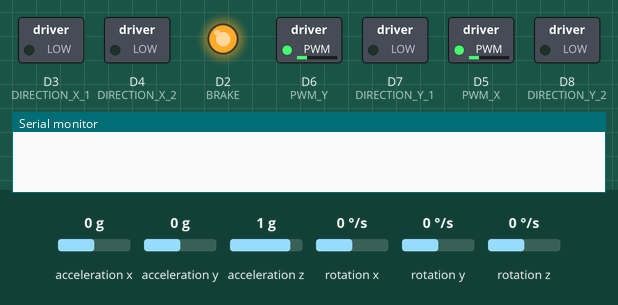
This sketch was run on a simulated ESP8266 (NodeMCU). Parts: switched loads named in the sketch (green lamp = pin HIGH), output pins drawn as LEDs (lit = HIGH), the last lines printed to the serial monitor. Wiring (inferred from the names in the program): MPU-6050 motion sensor at I2C address 0x68. Inputs (shaded band) come from the test bench; at power-on: acceleration x 0 g, acceleration y 0 g, acceleration z 1 g, rotation x 0 °/s, rotation y 0 °/s, rotation z 0 °/s.

Above: at 0.1 s.
At 14.9 s:
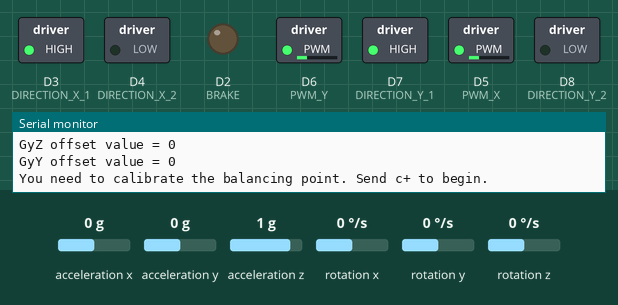
Timing chart, 0 to 16.4 s (numbered marks = the images above):
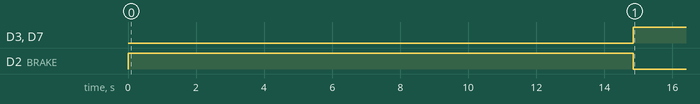

Measured:
- by itself, D3 (DIRECTION_X_1), D7 (DIRECTION_Y_1): LOW → HIGH at 14.8 s
- by itself, D2 (BRAKE): HIGH → LOW at 14.8 s

The sketch:

ACSD_2_axis_balancing_stick.ino
```cpp
#include <Wire.h>
//#include <BluetoothSerial.h>

//#define bluetoothModuleSerial Serial1
// Create a BluetoothSerial object
// Serial port that the bluetooth module is connected
// Verbose mode: true
//BluetoothSerial blueSerial(bluetoothModuleSerial, true);

// IMU Configs
#define MPU6050       0x68         // Device address
#define ACCEL_CONFIG  0x1C         // Accelerometer configuration address
#define GYRO_CONFIG   0x1B         // Gyro configuration address
#define PWR_MGMT_1    0x6B
#define PWR_MGMT_2    0x6C

// Motor driver
#define BRAKE         D2           // Standby pin; must be HIGH for driver to be "ON"
#define PWM_X         D5
#define PWM_Y         D6
#define DIRECTION_X_1   D3
#define DIRECTION_X_2   D4
#define DIRECTION_Y_1   D7
#define DIRECTION_Y_2   D8


float K1 = 70;
float K2 = 5.15;
float K3 = 0.035;
float loop_time = 10;

float alpha = 0.4;

struct OffsetsObj {
  int ID;
  float X;
  float Y;
};

OffsetsObj offsets;

int pwm_X, pwm_Y = 0;
byte brake_t = 1;   // stabdis - '0 stop'

int32_t motor_speed_pwmX;
int32_t motor_speed_pwmY;

uint32_t timer;
long currentT, previousT_1, previousT_2 = 0;

/* IMU Data */
int16_t  AcX, AcY, AcZ;
int32_t GyZ, GyX, GyY, gyroZ, gyroY;

//Sensor output scaling
#define accSens 0             // 0 = 2g, 1 = 4g, 2 = 8g, 3 = 16g
#define gyroSens 1            // 0 = 250rad/s, 1 = 500rad/s, 2 1000rad/s, 3 = 2000rad/s
#define Gyro_amount 0.0     //percent of gyro in complementary filter

//IMU offset values
int16_t  AcX_offset = 0;
int16_t  AcY_offset = 0;
int16_t  AcZ_offset = 0;
int16_t  GyZ_offset = 0;
int16_t  GyY_offset = 0;
int32_t  GyZ_offset_sum = 0;
int32_t  GyY_offset_sum = 0;

float robot_angleX, robot_angleY;
float angleX, angleY;
float Acc_angleX, Acc_angleY;
float gyroZfilt, gyroYfilt;

bool vertical = false;
bool calibrating = false;
bool calibrated = false;

uint8_t i2cData[14]; // Buffer for I2C data


void setup() {
  // UPDATE THESE OFFSETS AFTER THE CALIBRATION
  // SET ID TO 11 TO INDICATE CALIBRATION HAS BEEN PERFORMED
  offsets.ID = 10;
  offsets.X = 0.0;
  offsets.Y = 0.0;

  Serial.begin(115200);
  // Start communication with bluetooth device
//  bluetoothModuleSerial.begin(115200);

  pinMode(BRAKE, OUTPUT);
  pinMode(DIRECTION_X_1, OUTPUT);
  pinMode(DIRECTION_X_2, OUTPUT);
  pinMode(DIRECTION_Y_1, OUTPUT);
  pinMode(DIRECTION_Y_2, OUTPUT);

//  InitTimersSafe();
//  SetPinFrequencySafe(PWM_X, 20000);
//  SetPinFrequencySafe(PWM_Y, 20000);

  analogWrite(PWM_X, 255);
  analogWrite(PWM_Y, 255);
  digitalWrite(BRAKE, HIGH);             // turns on the motor driver
  delay(1000);

  if (offsets.ID == 11) calibrated = true;
    else calibrated = false;
  Serial.println("Calibrating gyroscope...");
  angle_setup();
}


void writeTo(byte device, byte address, byte value) {
  Wire.beginTransmission(device);
  Wire.write(address);
  Wire.write(value);
  Wire.endTransmission(true);
}


//setup MPU6050
void angle_setup() {
  Wire.begin();
  delay (100);
  writeTo(MPU6050, PWR_MGMT_1, 0);
  writeTo(MPU6050, ACCEL_CONFIG, accSens << 3); // Specifying output scaling of accelerometer
  writeTo(MPU6050, GYRO_CONFIG, gyroSens << 3); // Specifying output scaling of gyroscope
  delay (100);

  // calc Y gyro offset by averaging 1024 values
  for (int i = 0; i < 1024; i++) {
    angle_calc();
    GyZ_offset_sum += GyZ;
    delay(5);
  }
  GyZ_offset = GyZ_offset_sum >> 10;
  Serial.print("GyZ offset value = "); Serial.println(GyZ_offset);


  for (int i = 0; i < 1024; i++) {
    angle_calc();
    GyY_offset_sum += GyY;
    delay(5);
  }
  GyY_offset = GyY_offset_sum >> 10;
  Serial.print("GyY offset value = "); Serial.println(GyY_offset);

}

void angle_calc() {

  // Read gyroscope data
  Wire.beginTransmission(MPU6050);
  Wire.write(0x43);
  Wire.endTransmission(false);
  Wire.requestFrom(MPU6050, 6, true);
  GyX = Wire.read() << 8 | Wire.read(); // Read gyroscope X-axis data
  GyY = Wire.read() << 8 | Wire.read(); // Read gyroscope Y-axis data
  GyZ = Wire.read() << 8 | Wire.read(); // Read gyroscope Z-axis data

  // Read accelerometer data
  Wire.beginTransmission(MPU6050);
  Wire.write(0x3B);
  Wire.endTransmission(false);
  Wire.requestFrom(MPU6050, 6, true);
  AcX = Wire.read() << 8 | Wire.read(); // Read accelerometer X-axis data
  AcY = Wire.read() << 8 | Wire.read(); // Read accelerometer Y-axis data
  AcZ = Wire.read() << 8 | Wire.read(); // Read accelerometer Z-axis data

  // Apply offsets to accelerometer and gyroscope data
  AcX += AcX_offset;
  AcY += AcY_offset;
  AcZ += AcZ_offset;
  GyZ -= GyZ_offset;
  GyY -= GyY_offset;

  // Calculate X-axis angle
  robot_angleX += GyZ * loop_time / 1000 / 65.536;
  Acc_angleX = atan2(AcY, -AcX) * 57.2958; // Calculate angle from accelerometer data
  robot_angleX = robot_angleX * Gyro_amount + Acc_angleX * (1.0 - Gyro_amount);

  // Calculate Y-axis angle
  robot_angleY += GyY * loop_time / 1000 / 65.536;
  Acc_angleY = -atan2(AcZ, -AcX) * 57.2958; // Calculate angle from accelerometer data
  robot_angleY = robot_angleY * Gyro_amount + Acc_angleY * (1.0 - Gyro_amount);

  // Apply offsets and set final angles
  angleX = robot_angleX - offsets.X;
  angleY = robot_angleY - offsets.Y;

  // Print acceleration and gyroscope values with labels
  // Serial.print("AccX: "); Serial.print(AcX); Serial.print("\tAccY: "); Serial.print(AcY); Serial.print("\tAccZ: "); Serial.print(AcZ);
  // Serial.print("\tGyroX: "); Serial.print(GyX); Serial.print("\tGyroY: "); Serial.print(GyY); Serial.print("\tGyroZ: "); Serial.print(GyZ);
  // Serial.print("\tAngleX: "); Serial.print(angleX); Serial.print("\tAngleY: "); Serial.println(angleY);

  // Check if the device is in a vertical position
  if (abs(angleX) > 45 || abs(angleY) > 45)
    vertical = false;
  if (abs(angleX) < 30 && abs(angleY) < 30)
    vertical = true;
}


void Motor_controlX(int pwm) {
  if (pwm < 0) {
    digitalWrite(DIRECTION_X_1, LOW);
    digitalWrite(DIRECTION_X_2, HIGH);
    pwm = -pwm;
  } else {
    digitalWrite(DIRECTION_X_1, HIGH);
    digitalWrite(DIRECTION_X_2, LOW);
  }
  analogWrite(PWM_X, pwm > 255 ? 255 : 255 - pwm);
}


void Motor_controlY(int pwm) {
  if (pwm < 0) {
    digitalWrite(DIRECTION_Y_1, LOW);
    digitalWrite(DIRECTION_Y_2, HIGH);
    pwm = -pwm;
  } else {
    digitalWrite(DIRECTION_Y_1, HIGH);
    digitalWrite(DIRECTION_Y_2, LOW);
  }
  analogWrite(PWM_Y, pwm > 255 ? 255 : 255 - pwm);
}


int Tuning() {
  if (!Serial.available())  return 0;
  delay(2);
  char param = Serial.read();               // get parameter byte
  if (!Serial.available()) return 0;
  char cmd = Serial.read();                 // get command byte
  Serial.flush();
  switch (param) {
    case 'p':
      if (cmd == '+')    K1 += 1;
      if (cmd == '-')    K1 -= 1;
      printValues();
      break;
  case 'i':
      if (cmd == '+')    K2 += 0.01;
      if (cmd == '-')    K2 -= 0.01;
      printValues();
      break;
    case 's':
      if (cmd == '+')    K3 += 0.005;
      if (cmd == '-')    K3 -= 0.005;
      printValues();
      break;
    case 'c':
      if (cmd == '+' && !calibrating) {
     calibrating = true;
         Serial.println("calibrating on");
      }
      if (cmd == '-' && calibrating)  {
        calibrated = true;
        calibrating = false;

        Serial.println("calibrating off");
        Serial.print("X: "); Serial.print(robot_angleX); Serial.print(" Y: "); Serial.println(robot_angleY);

        if (abs(robot_angleX) < 15 && abs(robot_angleY) < 15) {
          offsets.ID = 11;
          offsets.X = robot_angleX;
          offsets.Y = robot_angleY;
          Serial.println("System is now vertical. Please note these offsets:");
          Serial.print("Angle X Offset:   ");
          Serial.print(robot_angleX);
          Serial.print("    Angle Y Offset:   ");
          Serial.print(robot_angleY);
        } else {
          Serial.println("The angles are wrong!");
        }
      }
      break;
   }
}


void printValues() {
  Serial.print("K1: "); Serial.print(K1);
  Serial.print(" K2: "); Serial.print(K2);
  Serial.print(" K3: "); Serial.println(K3,3);
}


void loop() {

  currentT = millis();

  if (currentT - previousT_1 >= loop_time) {

    Tuning();
    angle_calc();

    // Serial.print("isvert:   ");
    // Serial.print(vertical);

    // Serial.print("iscalibrated:   ");
    // Serial.println(calibrated);
    if (vertical && calibrated) {   // vertical and calibrated --> run control
      // Serial.println("vertical and calibrated");

      digitalWrite(BRAKE, HIGH);
      gyroZ = GyZ / 131.0; // Convert to deg/s
      gyroY = GyY / 131.0; // Convert to deg/s

      gyroZfilt = alpha * gyroZ + (1 - alpha) * gyroZfilt;
      gyroYfilt = alpha * gyroY + (1 - alpha) * gyroYfilt;

      pwm_X = constrain(K1 * angleX + K2 * gyroZfilt + K3 * motor_speed_pwmX, -255, 255);
      pwm_Y = constrain(K1 * angleY + K2 * gyroYfilt + K3 * motor_speed_pwmY, -255, 255);

      if (!calibrating) {   // not calibrating
        // Serial.println("not calibrating");

        Motor_controlX(pwm_X);
        motor_speed_pwmX += pwm_X;
        Motor_controlY(pwm_Y);
        motor_speed_pwmY += pwm_Y;
      }

      else {  // calibrating
          // Serial.print("calibrating");
          Motor_controlX(0);
          Motor_controlY(0);
      }
      previousT_1 = currentT;
    }

    else {    // not vertical OR not calibrated
    // Serial.println("not vertical OR calibrated");
      Motor_controlX(0);
      Motor_controlY(0);
      digitalWrite(BRAKE, LOW);      // turns off driver
      motor_speed_pwmX = 0;
      motor_speed_pwmY = 0;
    }
  }

  if (currentT - previousT_2 >= 2000) {
    if (!calibrated && !calibrating) {
        Serial.println("You need to calibrate the balancing point. Send c+ to begin.");
      }
      previousT_2 = currentT;
  }
}
```
